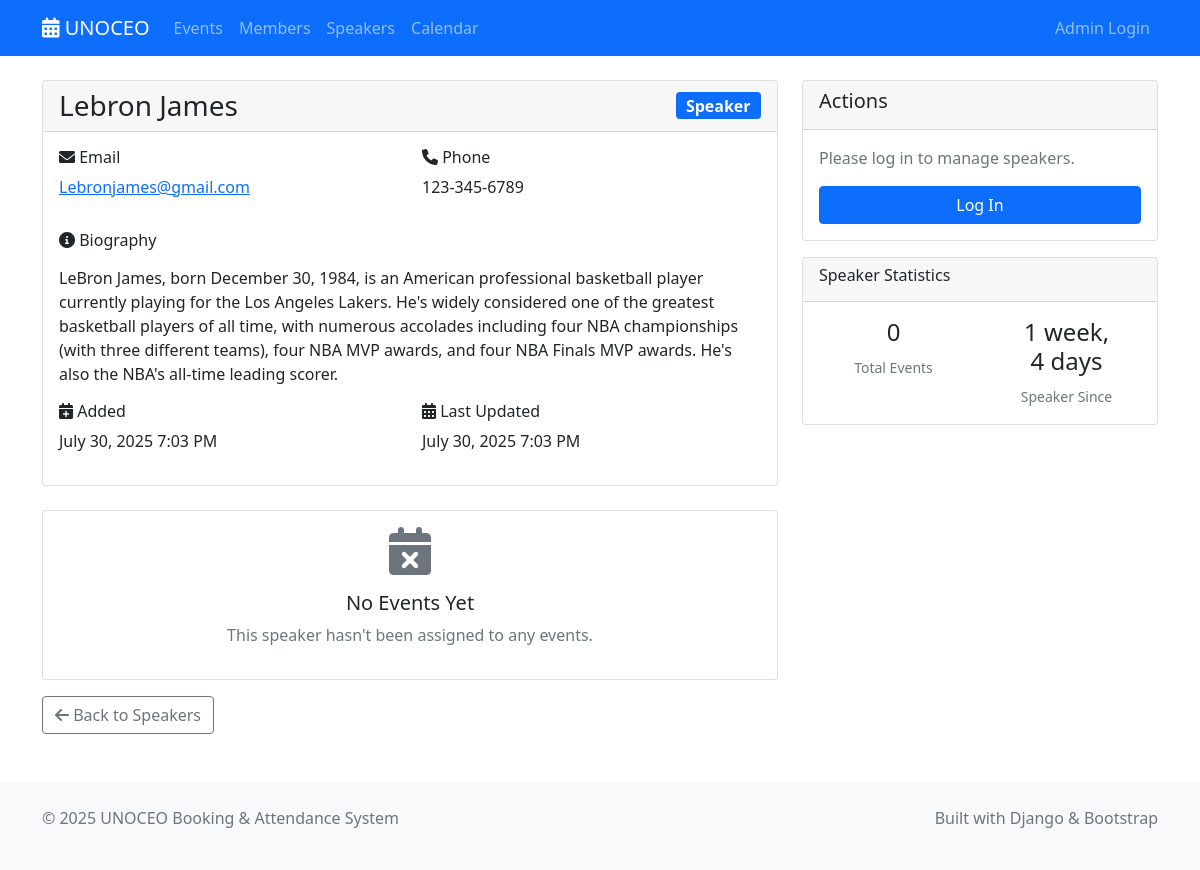
Before: /speakers/1/ with the older database file.
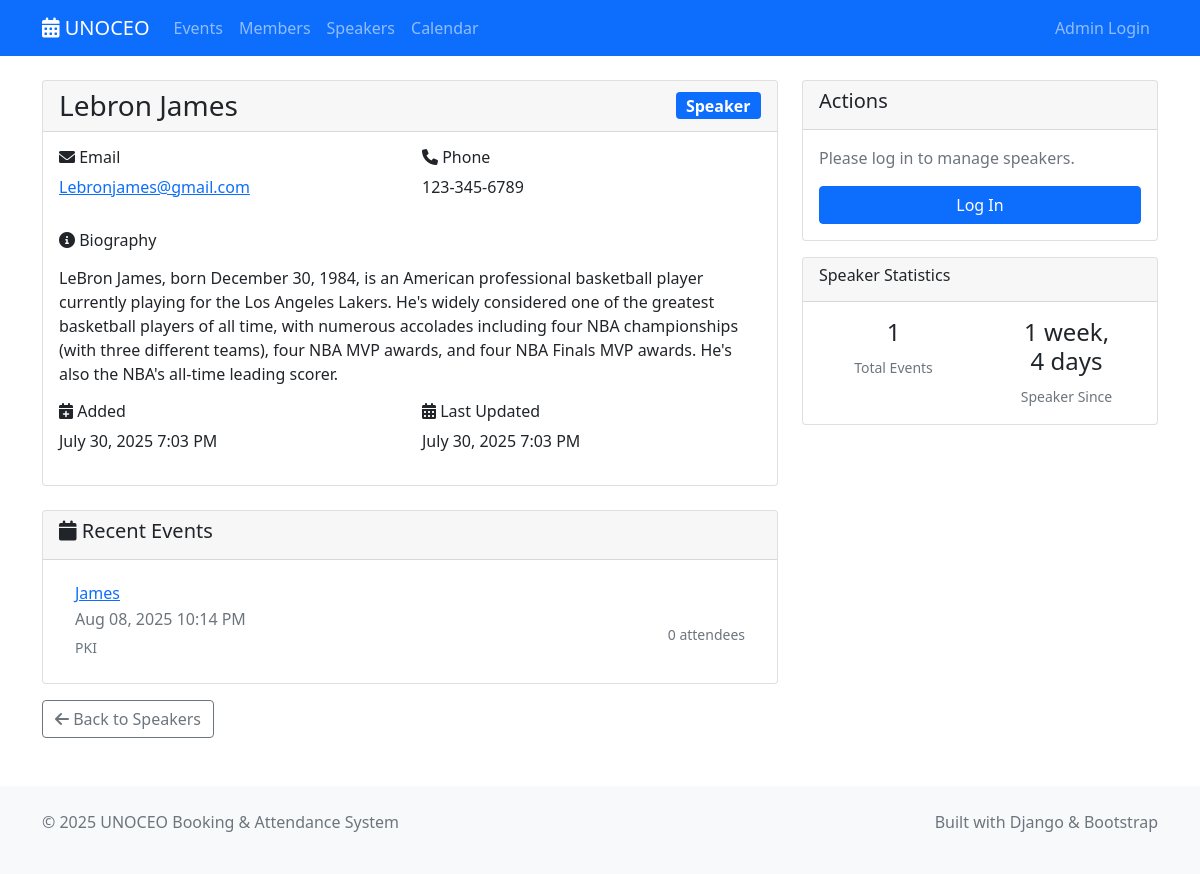
After: the same page with the newer database file.
### shared/models.py (models this page shows, shortened)
class Speaker(models.Model):
    name = models.CharField(max_length=200)
    email = models.EmailField(validators=[EmailValidator()])
    bio = models.TextField(blank=True)
    expertise = models.CharField(max_length=300, blank=True)
    phone = models.CharField(max_length=20, blank=True)
    created_at = models.DateTimeField(auto_now_add=True)
    updated_at = models.DateTimeField(auto_now=True)
    class Meta:
        ordering = ['name']

class Event(models.Model):
    EVENT_TYPES = [
        ('conference', 'Conference'),
        ('workshop', 'Workshop'),
        ('seminar', 'Seminar'),
        ('webinar', 'Webinar'),
        ('meeting', 'Meeting'),
    ]
    STATUS_CHOICES = [
        ('draft', 'Draft'),
        ('published', 'Published'),
        ('cancelled', 'Cancelled'),
        ('completed', 'Completed'),
    ]
    title = models.CharField(max_length=300)
    description = models.TextField()
    event_type = models.CharField(max_length=20, choices=EVENT_TYPES, default='meeting')
    status = models.CharField(max_length=20, choices=STATUS_CHOICES, default='draft')
    start_datetime = models.DateTimeField()
    end_datetime = models.DateTimeField()
    location = models.CharField(max_length=500, blank=True)
    max_attendees = models.PositiveIntegerField(null=True, blank=True)
    speaker = models.ForeignKey(Speaker, on_delete=models.SET_NULL, null=True, blank=True)
    attendees = models.ManyToManyField(Member, blank=True, related_name='events_attending')
    created_by = models.ForeignKey(User, on_delete=models.CASCADE)
    created_at = models.DateTimeField(auto_now_add=True)
    updated_at = models.DateTimeField(auto_now=True)
    class Meta:
        ordering = ['-start_datetime']
    @property
    def attendee_count(self):
        return self.attendees.count()

### speaker_management/display/views.py (the view)
# urls.py: path('<int:pk>/', views.SpeakerDetailView.as_view(), name='detail'),
class SpeakerDetailView(DetailView):
    model = Speaker
    template_name = 'speaker_management/detail.html'
    context_object_name = 'speaker'
    def get_context_data(self, **kwargs):
        context = super().get_context_data(**kwargs)
        context['recent_events'] = self.object.event_set.all()[:5]
        return context

### speaker_management/display/templates/speaker_management/detail.html (shortened to what the changed rows need)
{% extends 'base.html' %}
{% block content %}
<div class="container mt-4">
    <div class="row">
        <div class="col-lg-8">
            <div class="card">
                <div class="card-header d-flex justify-content-between align-items-center">
                    <h1 class="h3 mb-0">{{ speaker.name }}</h1>
                    <span class="badge bg-primary fs-6">Speaker</span>
                </div>
                <div class="card-body">
                    <div class="row mb-3">
                        <div class="col-md-6">
                            <p><a href="mailto:{{ speaker.email }}">{{ speaker.email }}</a></p>
                        </div>
                        <div class="col-md-6">
                            <h6><i class="fas fa-phone"></i> Phone</h6>
                            <p>{{ speaker.phone|default:"Not provided" }}</p>
                        </div>
                    </div>
                    {% if speaker.bio %}
                        <div class="mb-3">
                            <h6><i class="fas fa-info-circle"></i> Biography</h6>
                            <p>{{ speaker.bio|linebreaks }}</p>
                        </div>
                    {% endif %}
                    <div class="row">
                        <div class="col-md-6">
                            <h6><i class="fas fa-calendar-plus"></i> Added</h6>
                            <p>{{ speaker.created_at|date:"F d, Y g:i A" }}</p>
                        </div>
                        <div class="col-md-6">
                            <h6><i class="fas fa-calendar-alt"></i> Last Updated</h6>
                            <p>{{ speaker.updated_at|date:"F d, Y g:i A" }}</p>
                        </div>
                    </div>
                </div>
            </div>
            {% if recent_events %}
                <div class="card mt-4">
                    <div class="card-header">
                        <h5><i class="fas fa-calendar"></i> Recent Events</h5>
                    </div>
                    <div class="card-body">
                        <div class="list-group list-group-flush">
                            {% for event in recent_events %}
                                <div class="list-group-item d-flex justify-content-between align-items-center">
                                    <div>
                                        <h6 class="mb-1">
                                            <a href="{% url 'event_management:detail' event.pk %}">{{ event.title }}</a>
                                        </h6>
                                        <p class="mb-1 text-muted">{{ event.start_datetime|date:"M d, Y g:i A" }}</p>
                                        <small class="text-muted">{{ event.location|default:"Location TBD" }}</small>
                                    </div>
                                    <div class="text-end">
                                        <span class="badge bg-{{ event.event_type|default:'secondary' }}">
                                        </span>
                                        <br>
                                        <small class="text-muted">{{ event.attendee_count }} attendees</small>
                                    </div>
                                </div>
                            {% endfor %}
                        </div>
                    </div>
                </div>
            {% else %}
                <div class="card mt-4">
                    <div class="card-body text-center">
                        <i class="fas fa-calendar-times fa-3x text-muted mb-3"></i>
                        <h5>No Events Yet</h5>
                        <p class="text-muted">This speaker hasn't been assigned to any events.</p>
                    </div>
                </div>
            {% endif %}
        </div>
        <div class="col-lg-4">
            <div class="card mt-3">
                <div class="card-body">
                    <div class="row text-center">
                        <div class="col-6">
                            <h4>{{ speaker.event_set.count }}</h4>
                            <small class="text-muted">Total Events</small>
                        </div>
                        <div class="col-6">
                            <h4>{{ speaker.created_at|timesince }}</h4>
                            <small class="text-muted">Speaker Since</small>
                        </div>
                    </div>
                </div>
            </div>
        </div>
    </div>
</div>
{% endblock %}

Changed rows visible on the page:
computed for Speaker "Lebron James": event_set.count "0" → "1"
added Event: title "James", start_datetime "Aug 08, 2025 10:14 PM", location "PKI", attendee_count "0"
Other visible differences:
text no longer shown: "No Events Yet This speaker hasn't been assigned to any events."
text now shown: "Recent Events"
